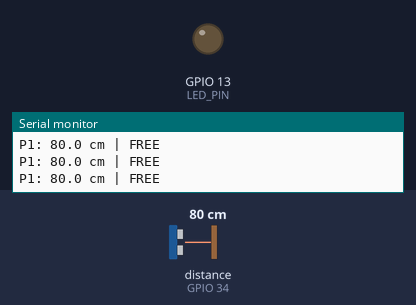
A program run on a simulated ESP32. Parts: output pins drawn as LEDs (lit = HIGH), the last lines printed to the serial monitor. Wiring (inferred from the names in the program): ultrasonic range finder: trigger GPIO 14; echo GPIO 34. The test bench sets the inputs (shaded band); at power-on: distance to the obstacle (sensor on GPIO 34) 80 cm. The echo pulse lasts 58.3 µs per cm; pins used as bus, display or sensor lines are not drawn.

Above: at 1.2 s.
1.3 s: distance to the obstacle (sensor on GPIO 34) set to 22 cm
2.8 s: distance to the obstacle (sensor on GPIO 34) set to 18 cm
At 3.5 s:
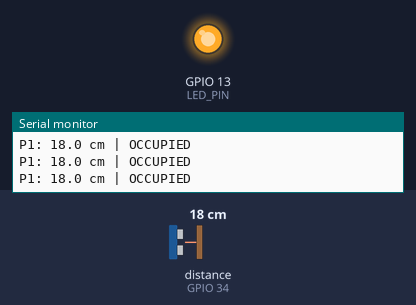
Timing chart, 0 to 5.8 s (numbered marks = the images above; inputs shaded):
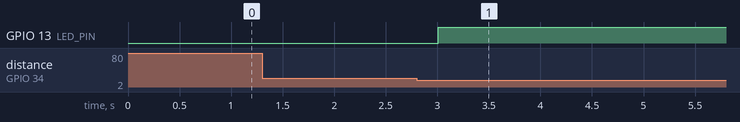

The program:

main.cpp
```cpp
/*
  Smart Parking - one sensor (P1)
  ESP32 Dev Module / HC-SR04
  Match the user's wiring: TRIG -> GPIO 14; ECHO -> GPIO 34
  through a voltage divider. Optional LED -> GPIO 13 with a resistor to GND.
*/
#include <WiFi.h>
#include <WebServer.h>

// Match the wiring shown in the user's screenshot / supplied sketch.
constexpr uint8_t TRIG_PIN = 14;
constexpr uint8_t ECHO_PIN = 34;
constexpr uint8_t LED_PIN = 13; // Optional; set LED_ENABLED false if unwired.
constexpr bool LED_ENABLED = true;

// Adjust after measuring the empty slot and a parked vehicle/object.
constexpr float OCCUPIED_BELOW_CM = 20.0f;
constexpr float VACANT_ABOVE_CM = 25.0f;
// HC-SR04 needs a quiet interval between pings; 100 ms is responsive and safe.
constexpr uint32_t SAMPLE_INTERVAL_MS = 100;
constexpr uint8_t MEDIAN_SIZE = 3;
constexpr uint8_t DEBOUNCE_SAMPLES = 2;
constexpr uint8_t ERROR_AFTER_BAD_READS = 6;

constexpr char AP_SSID[] = "SmartParking-Setup";
constexpr char AP_PASSWORD[] = "parking123";

WebServer server(80);
float readings[MEDIAN_SIZE] = {};
uint8_t readingCount = 0, readingIndex = 0;
uint8_t candidateRun = 0, badReadRun = 0;
bool candidateOccupied = false, occupied = false, sensorError = false;
bool hasDistance = false;
float lastDistanceCm = 0.0f;
uint32_t lastSampleMs = 0, lastErrorReportMs = 0;

const char PAGE[] PROGMEM = R"rawliteral(
<!doctype html><html><head><meta charset="utf-8"><meta name="viewport" content="width=device-width,initial-scale=1">
<title>Smart Parking P1</title><style>
body{font-family:Arial,sans-serif;background:#101820;color:#f5f7fa;text-align:center;padding:24px}
.card{max-width:360px;margin:30px auto;padding:34px 16px;border-radius:18px;background:#253746}
.free{background:#16845b}.occupied{background:#c43d42}.error{background:#626a73}
#state{font-size:30px;font-weight:bold}small{display:block;margin-top:12px;font-size:16px}
</style></head><body><h1>Smart Parking</h1><div id="card" class="card"><div id="state">Connecting…</div><small id="distance">Waiting for sensor</small></div>
<script>async function update(){try{const d=await(await fetch('/api/status')).json();const c=document.getElementById('card');
if(d.error){c.className='card error';state.textContent='SENSOR ERROR';distance.textContent='Check sensor power, pins and Echo divider';}
else{c.className='card '+(d.occupied?'occupied':'free');state.textContent=d.occupied?'OCCUPIED':'FREE';distance.textContent=d.distance_cm.toFixed(1)+' cm';}}
catch(e){state.textContent='Connection lost';distance.textContent='Reconnect to SmartParking-Setup';}}update();setInterval(update,1000);</script></body></html>
)rawliteral";

struct DistanceReading {
  float cm;
  uint32_t echoUs;
  bool timedOut;
};

DistanceReading readDistance() {
  digitalWrite(TRIG_PIN, LOW);
  delayMicroseconds(2);
  digitalWrite(TRIG_PIN, HIGH);
  delayMicroseconds(10);
  digitalWrite(TRIG_PIN, LOW);
  const uint32_t echoUs = pulseIn(ECHO_PIN, HIGH, 30000UL);
  if (echoUs == 0) return {-1.0f, 0, true};
  const float cm = echoUs * 0.0343f / 2.0f;
  if (cm < 2.0f || cm > 400.0f) return {-1.0f, echoUs, false};
  return {cm, echoUs, false};
}

float medianReading() {
  float sorted[MEDIAN_SIZE];
  for (uint8_t i = 0; i < readingCount; ++i) sorted[i] = readings[i];
  for (uint8_t i = 0; i + 1 < readingCount; ++i) {
    for (uint8_t j = i + 1; j < readingCount; ++j) {
      if (sorted[j] < sorted[i]) {
        const float temp = sorted[i]; sorted[i] = sorted[j]; sorted[j] = temp;
      }
    }
  }
  return sorted[readingCount / 2];
}

void handleRoot() { server.send_P(200, "text/html", PAGE); }

void handleStatus() {
  String json = "{\"occupied\":";
  json += occupied ? "true" : "false";
  json += ",\"error\":";
  json += sensorError ? "true" : "false";
  json += ",\"valid\":";
  json += hasDistance ? "true" : "false";
  json += ",\"distance_cm\":";
  json += hasDistance ? String(lastDistanceCm, 1) : "null";
  json += "}";
  server.send(200, "application/json", json);
}

void setup() {
  Serial.begin(115200);
  pinMode(TRIG_PIN, OUTPUT);
  pinMode(ECHO_PIN, INPUT);
  digitalWrite(TRIG_PIN, LOW);
  if (LED_ENABLED) { pinMode(LED_PIN, OUTPUT); digitalWrite(LED_PIN, LOW); }

  Serial.println("\nSmart Parking P1 starting");
  Serial.println("Wiring expected: TRIG=GPIO14, ECHO divider junction=GPIO34");

  WiFi.mode(WIFI_AP);
  if (WiFi.softAP(AP_SSID, AP_PASSWORD)) {
    Serial.printf("Wi-Fi: %s | Dashboard: http://%s/\n", AP_SSID,
                  WiFi.softAPIP().toString().c_str());
  } else {
    Serial.println("Could not start Wi-Fi access point.");
  }
  server.on("/", handleRoot);
  server.on("/api/status", handleStatus);
  server.begin();
  Serial.println("P1 ready. Serial Monitor: 115200 baud.");
}

void loop() {
  server.handleClient();
  const uint32_t now = millis();
  if (now - lastSampleMs < SAMPLE_INTERVAL_MS) return;
  lastSampleMs = now;

  const DistanceReading reading = readDistance();
  if (reading.cm < 0.0f) {
    if (badReadRun < ERROR_AFTER_BAD_READS) ++badReadRun;
    if (badReadRun >= ERROR_AFTER_BAD_READS) sensorError = true;
    if (now - lastErrorReportMs >= 1000) {
      lastErrorReportMs = now;
      if (reading.timedOut) {
        Serial.printf("NO ECHO: no pulse on GPIO34 (pin level %s). Check sensor ECHO, divider junction, 5V and shared GND.\n",
                      digitalRead(ECHO_PIN) ? "HIGH" : "LOW");
      } else {
        Serial.printf("ECHO OUT OF RANGE: %lu us; move a flat target 20-50 cm away.\n",
                      static_cast<unsigned long>(reading.echoUs));
      }
    }
    return;
  }

  badReadRun = 0;
  sensorError = false;
  lastErrorReportMs = 0;
  readings[readingIndex] = reading.cm;
  readingIndex = (readingIndex + 1) % MEDIAN_SIZE;
  if (readingCount < MEDIAN_SIZE) ++readingCount;
  lastDistanceCm = medianReading();
  hasDistance = true;

  const bool nextCandidate = occupied
      ? !(lastDistanceCm >= VACANT_ABOVE_CM)
      : (lastDistanceCm < OCCUPIED_BELOW_CM);
  if (nextCandidate == candidateOccupied) {
    if (candidateRun < DEBOUNCE_SAMPLES) ++candidateRun;
  } else {
    candidateOccupied = nextCandidate;
    candidateRun = 1;
  }
  if (candidateRun >= DEBOUNCE_SAMPLES && occupied != candidateOccupied) {
    occupied = candidateOccupied;
    if (LED_ENABLED) digitalWrite(LED_PIN, occupied ? HIGH : LOW);
    Serial.printf("P1 is now %s\n", occupied ? "OCCUPIED" : "FREE");
  }
  Serial.printf("P1: %.1f cm | %s\n", lastDistanceCm, occupied ? "OCCUPIED" : "FREE");
}
```

Measured:
- the behaviour switches between 21 and 20 cm on distance to the obstacle (sensor on GPIO 34) (found by bisection; images 0 and 1)
- after the input at 2.8 s, GPIO 13 (LED_PIN): LOW → HIGH after 0.21 s
